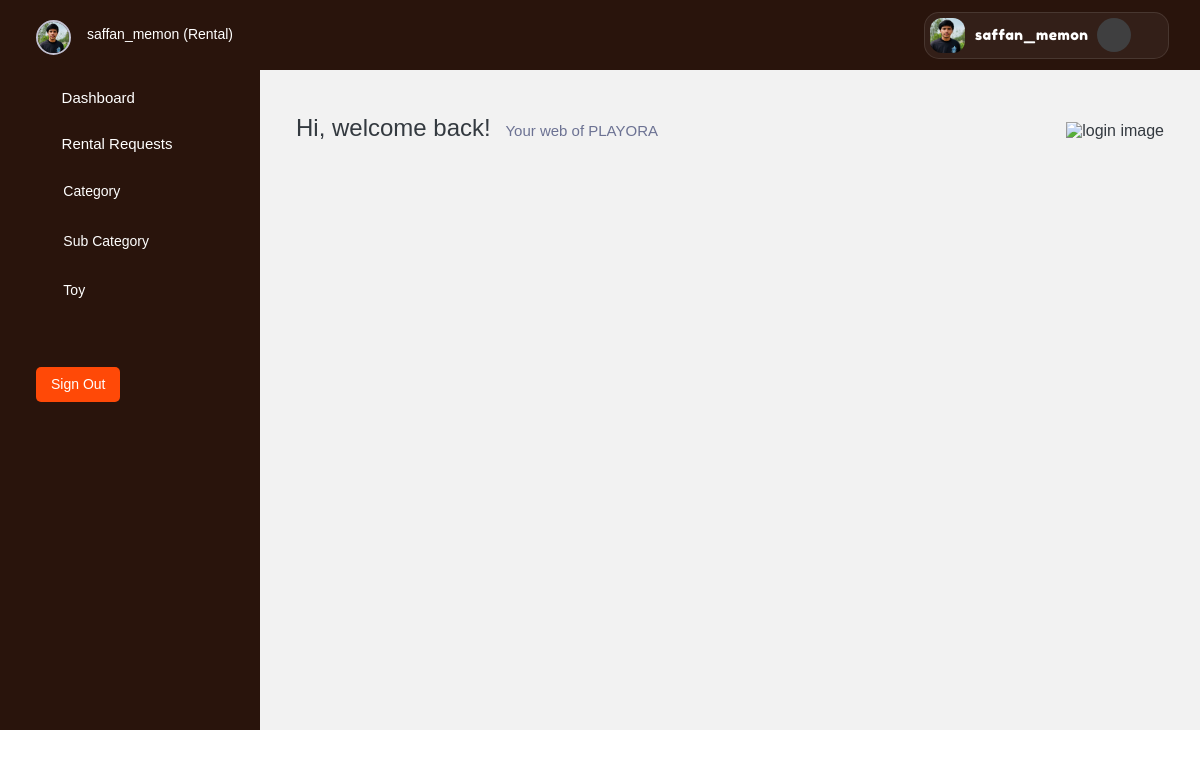
Screenshot of /rentalapp/rentalindex_view/ (signed in) with the database file from the repository.
### app_modules/userapp/models.py (models this page shows, shortened)
class CustomUser(AbstractUser):
    class Role(models.TextChoices):
        ADMIN = 'ADMIN', 'Admin'
        RENTAL = 'RENTAL', 'Rental'
        USER = 'USER', 'User'
    GENDER_CHOICES = [
        ('Male', 'Male'),
        ('Female', 'Female'),
        ('Other', 'Other'),
    ]
    email = models.EmailField(blank=True, null=True)
    phone = models.CharField(max_length=15, blank=True, null=True)
    address = models.TextField(blank=True, null=True)
    profile_image = models.ImageField(upload_to='profile_images/', blank=True, null=True)
    date_of_birth = models.DateField(blank=True, null=True)
    gender = models.CharField(max_length=10, choices=GENDER_CHOICES, blank=True, null=True)
    city = models.CharField(max_length=100, blank=True, null=True)
    state = models.CharField(max_length=100, blank=True, null=True)
    pincode = models.CharField(max_length=10, blank=True, null=True)
    emergency_contact = models.CharField(max_length=15, blank=True, null=True)
    alternate_phone = models.CharField(max_length=15, blank=True, null=True)
    role = models.CharField(max_length=10,choices=Role.choices,default=Role.USER)
    is_approved = models.BooleanField(default=True)
    created_at = models.DateTimeField(auto_now_add=True)
    updated_at = models.DateTimeField(auto_now=True)
    def __str__(self):
        return f"{self.username} ({self.get_role_display()})"

### app_modules/rentalapp/views.py (the view)
# urls.py: path('rentalindex_view/',views.rentalindex_view,name="rentalindex_view"),
@login_required
def rentalindex_view(request):
    if request.user.role.upper() != 'RENTAL':
        return redirect('login')
    return render(request, 'tmp_rental/rentalindex.html')

### cart/context_processor.py (called while the page is built)
def cart_total_amount(request):
    cart = Cart(request)
    wishlist = Wishlist(request)
    total_bill = 0
    count = 0
    for key, value in cart.cart.items():
        total_bill += float(value['price']) * int(value['quantity'])
        count += int(value['quantity'])
    return {
        'cart_total_amount': total_bill,
        'cart_count': count,
        'wishlist_count': len(wishlist.wishlist)
    }

### templates/tmp_rental/rentalindex.html (shortened to what this page needs)
{% extends 'tmp_rental/master_rental.html' %}
{% load static %}
{% block content %}
        <div class="main-panel">
          <div class="content-wrapper pb-0">
            <div class="page-header flex-wrap">
              <h3 class="mb-0"> Hi, welcome back! <span class="pl-0 h6 pl-sm-2 text-muted d-inline-block">Your web of PLAYORA</span>
              </h3>
               <div class="d-flex">
            <div class="login-right">
              <img src="{% static 'sta_rental/assets/images/for rental dash bord.jpg' %}" alt="login image" style="width: 100%;">
            </div>
              </div>
            </div>
         {% endblock %}

### templates/tmp_rental/master_rental.html (shortened to what this page needs)
<!DOCTYPE html>
<html lang="en">
{%load static%}
<head>
  <link rel="stylesheet" href="{% static 'sta_rental/assets/vendors/mdi/css/materialdesignicons.min.css' %}" />
  <link rel="stylesheet" href="{% static 'sta_rental/assets/vendors/flag-icon-css/css/flag-icon.min.css' %}" />
  <link rel="stylesheet" href="{% static 'sta_rental/assets/vendors/css/vendor.bundle.base.css' %}" />
  <link rel="stylesheet" href="{% static 'sta_rental/assets/vendors/font-awesome/css/font-awesome.min.css' %}" />
  <link rel="stylesheet"
    href="{% static 'sta_rental/assets/vendors/bootstrap-datepicker/bootstrap-datepicker.min.css' %}" />
  <link rel="stylesheet" href="{% static 'sta_rental/assets/css/style.css' %}" />
</head>
<body>
  <div class="container-scroller">
    <nav class="sidebar sidebar-offcanvas" id="sidebar" style="background: #29140c !important;">
      <ul class="nav">
        <li class="nav-item nav-profile">
          <a href="#" class="nav-link">
            <div class="nav-profile-image">
              {% if request.user.profile_image %}
              <img src="{{ request.user.profile_image.url }}" alt="profile" />
              {% else %}
              <img src="{% static 'sta_rental/assets/images/image.png' %}" alt="profile" />
              {% endif %}
            </div>
            <div class="nav-profile-text d-flex flex-column pr-3">
              <span class="font-weight-medium mb-2">{{request.user}}</span>
            </div>
          </a>
        </li>
        <li class="nav-item">
          <a class="nav-link" href="{% url 'rentalindex_view' %}">
            <i class="mdi mdi-home menu-icon"></i>
            <span class="menu-title">Dashboard</span>
          </a>
        </li>
        <li class="nav-item">
          <a class="nav-link" href="{% url 'rental_requests_list' %}">
            <i class="mdi mdi-bell-ring menu-icon"></i>
            <span class="menu-title">Rental Requests</span>
          </a>
        </li>
        <div id="accordion">
          <button class="btn nav-item" data-toggle="collapse" data-target="#collapseOne" aria-expanded="false"
            aria-controls="collapseOne" style="padding-top: 10px; padding-bottom:10px">
            <i class="mdi mdi-folder-outline menu-icon"></i>
            <span class="menu-title">Category</span>
          </button>
        </div>
        <div id="accordion">
          <button class="btn nav-item" data-toggle="collapse" data-target="#collapseTwo" aria-expanded="false"
            aria-controls="collapseTwo" style="padding-top: 10px; padding-bottom:10px">
            <i class="mdi mdi-format-list-bulleted menu-icon"></i>
            <span class="menu-title">Sub Category</span>
          </button>
        </div>
        <div id="accordion">
          <button class="btn nav-item" data-toggle="collapse" data-target="#collapseThree" aria-expanded="false"
            aria-controls="collapseThree" style="padding-top: 10px; padding-bottom:10px">
            <i class="mdi mdi-puzzle menu-icon"></i>
            <span class="menu-title">Toy</span>
          </button>
        </div>
        <li class="nav-item sidebar-actions">
          <div class="nav-link">
            <div class="mt-4">
              <ul class="mpl-0" style="width: fit-content; padding:5px 15px ;background:#ff4907; border-radius:5px;">
                <a href="{% url 'logout' %}" style="color: white; text-decoration: none; text-align: center;">Sign
                  Out</a>
              </ul>
            </div>
          </div>
        </li>
      </ul>
    </nav>
    <div class="container-fluid page-body-wrapper">
      <nav class="navbar col-lg-12 col-12 p-lg-0 fixed-top d-flex flex-row">
        <div class="navbar-menu-wrapper d-flex align-items-stretch justify-content-between">
          <ul class="navbar-nav navbar-nav-right ml-lg-auto">
            <li class="nav-item nav-profile dropdown border-0">
              <a class="nav-link dropdown-toggle nav-user-capsule" id="profileDropdown" href="#" data-toggle="dropdown">
                {% if request.user.profile_image %}
                <img class="nav-profile-img" alt="" src="{{ request.user.profile_image.url }}" />
                {% else %}
                <img class="nav-profile-img" alt="" src="{% static 'sta_rental/assets/images/image.png' %}" />
                {% endif %}
                <span class="nav-user-name">{{request.user.username}}</span>
                <i class="mdi mdi-chevron-down dropdown-arrow"></i>
              </a>
            </li>
          </ul>
        </div>
      </nav>
      {% block content %}
      {% endblock %}
    </div>
  </div>
  </div>
</body>
</html>

### templates/tmp_rental/master_rental.html (style rules this page uses)
.nav-user-capsule { background: rgba(255, 255, 255, 0.05); border: 1px solid rgba(255, 255, 255, 0.1); border-radius: 15px; padding: 5px 15px 5px 5px !important; display: flex; align-items: center; transition: all 0.3s ease; }
.nav-user-name { font-family: 'Fredoka One', cursive; color: white !important; font-size: 0.9rem; letter-spacing: 0.5px; margin-left: 10px; }
.nav-profile-img { width: 35px !important; height: 35px !important; border-radius: 12px !important; object-fit: cover; }
.dropdown-arrow { color: #ff4907; font-size: 1rem; margin-left: 8px; }
.navbar .navbar-menu-wrapper { background-color: #29140c !important; }
.nav li a span { color: white !important; }
.menu-title { color: white !important; margin-left: 10px; }
.nav li a i, .menu-icon { color: #ff4907 !important; }
.sidebar .nav .nav-item .nav-link i.menu-icon { margin-right: 0px !important; }

### rows the page displays
CustomUser: user.profile_image (picture), user "saffan_memon (Rental)", user.username "saffan_memon"
